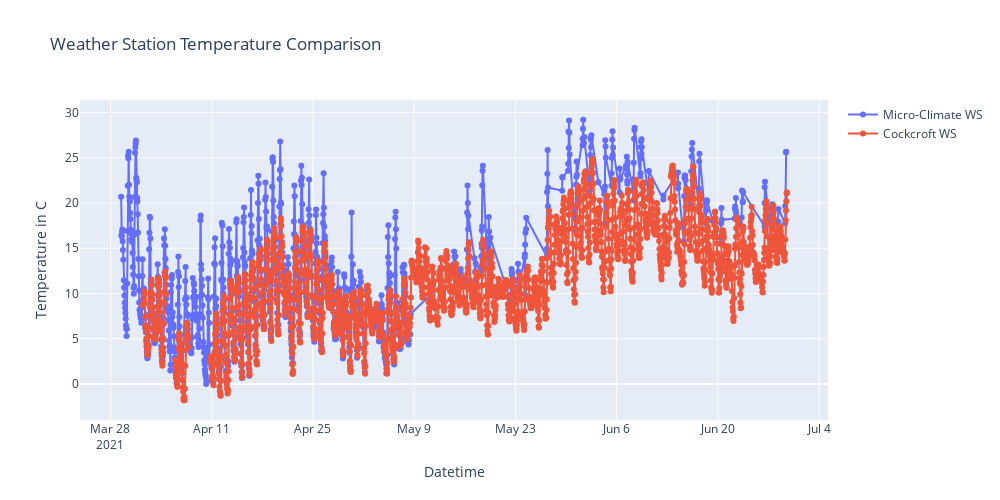

Write notebook code for a chart like this one.
### Code cell
temp = go.Figure()

temp.add_trace(go.Scatter(x=mc_temperature.index.values, y=mc_temperature['temperature'],
                    mode='lines+markers',
                    name='Micro-Climate WS'))
temp.add_trace(go.Scatter(x=cc_temperature.index.values, y=cc_temperature['Temperature in C'],
                    mode='lines+markers',
                    name='Cockcroft WS'))
#temp.update_layout(title="Weather Station Temperature Comparison", xaxis_title="10h", yaxis_title="15d", width=1000, height=1000)
temp.update_layout(title="Weather Station Temperature Comparison", xaxis_title="Datetime", yaxis_title="Temperature in C", width=1000, height=500)

temp.show()

### Figure 1 — Plotly figure (JSON) as saved in the notebook; plotly's stock layout.template omitted (floating-point values rounded to 4 significant figures; data arrays with more than 128 entries replaced by an {"elided": "..."} marker saying what was removed)
{"data": [{"mode": "lines+markers", "name": "Micro-Climate WS", "type": "scatter", "x": {"elided": "1084 str values"}, "y": {"elided": "1084 float values"}}, {"mode": "lines+markers", "name": "Cockcroft WS", "type": "scatter", "x": {"elided": "2141 str values"}, "y": {"elided": "2141 float values"}}], "layout": {"height": 500, "title": {"text": "Weather Station Temperature Comparison"}, "width": 1000, "xaxis": {"title": {"text": "Datetime"}}, "yaxis": {"title": {"text": "Temperature in C"}}}}
